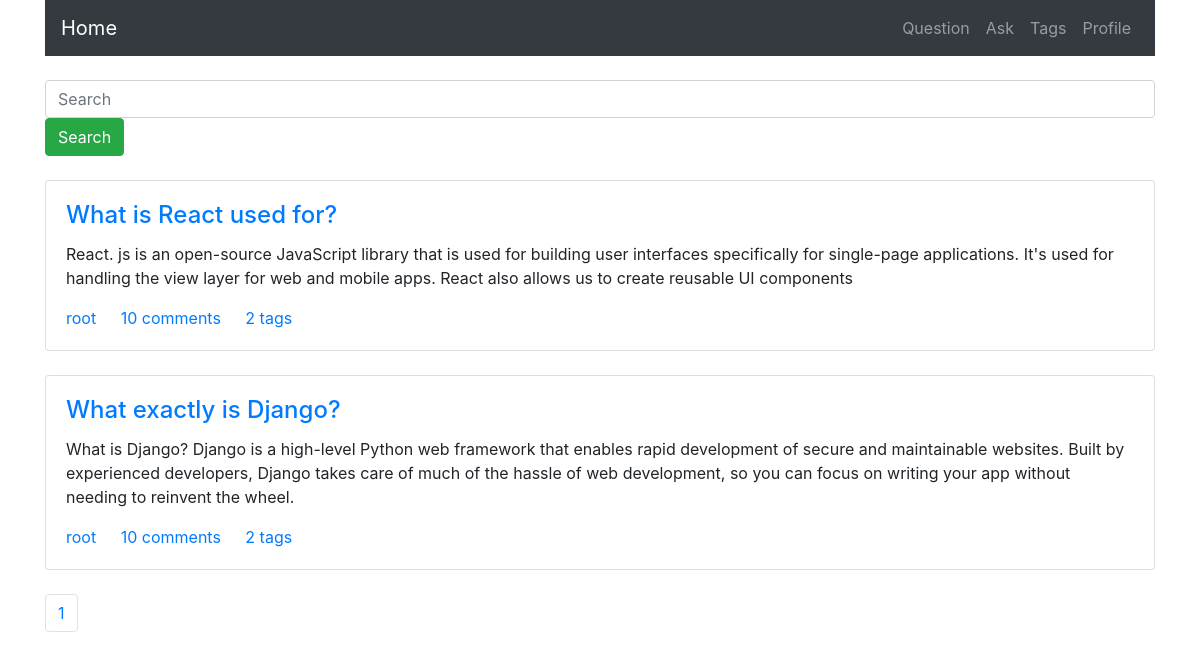
The page / on the database its author committed.
### main/models.py (models this page shows)
class Question(models.Model):
    user = models.ForeignKey(User,on_delete=models.CASCADE)
    title = models.CharField(max_length=250)
    tags = models.CharField(max_length=20,default='')
    detail = models.TextField()
    created_date = models.DateTimeField(auto_now_add=True)
    def __str__(self):
        return self.title

### main/views.py (the view)
# urls.py: path('',views.home,name='home'),
def home(request):
    if 'q' in request.method == 'GET':
        q = request.GET.get('q')
        questions = Question.objects.filter(title__icontains=q).order_by('-id')
    else:
        questions = Question.objects.all().order_by('-id')
    print(questions)
    paginator = Paginator(questions,2)
    page_num = request.GET.get('page',1)
    questions = paginator.page(page_num)
    context = {
        'questions':questions,
    }
    return render(request,'main/home.html',context)

### main/templates/main/home.html (shortened to what this page needs)
{% load static %}
<!DOCTYPE html>
<html lang="en">
<head>
  <link rel="stylesheet" href="https://maxcdn.bootstrapcdn.com/bootstrap/4.5.2/css/bootstrap.min.css">
</head>
<body>
    <div class="container">
            <nav class="navbar navbar-expand-sm bg-dark navbar-dark">
                <a class="navbar-brand" href="#">Home</a>
                <ul class="navbar-nav ml-auto">
                  <li class="nav-item">
                    <a class="nav-link" href="#">Question</a>
                  </li>
                  <li class="nav-item">
                    <a class="nav-link" href="#">Ask</a>
                  </li>
                  <li class="nav-item">
                    <a class="nav-link" href="#">Tags</a>
                  </li>
                  <li class="nav-item">
                    <a class="nav-link" href="#">Profile</a>
                  </li>
                </ul>
              </nav>
              <br>
              <form >
                <input class="form-control mr-sm-2" name="q" type="text" placeholder="Search">
                <button class="btn btn-success"  type="submit">Search</button>
              </form>
              <br>
      {% if questions %}
        {% for question in questions %}
        <div class="card">
          <div class="card-body">
            <h4 class="card-title"><a href="/detail/{{question.id}}/">{{question.title}}</a></h4>
            <p class="card-text">{{question.detail}}</p>
            <a href="#" class="card-link">{{question.user.username}}</a>
            <a href="#" class="card-link">10 comments</a>
            <a href="#" class="card-link">2 tags</a>
          </div>
        </div>
        <br>
        {% endfor %}
      {% endif %}
      {% if questions %}
        <ul class="pagination">
          {% for i in questions.paginator.page_range %}
          {% if page.number == i %}
          <li class="page-item active"><a class="page-link" href="">{{i}}</a></li>
          {% else %}
          <li class="page-item"><a class="page-link" href="?page={{i}}">{{i}}</a></li>
          {% endif %}
          {% endfor %}
        </ul>
        {% endif %}
      </div>
  </body>
  </html>

### rows shown on the page
Question: title "What is React used for?", detail "React. js is an open-source JavaScript library that is used for building user interfaces specifically for single-page applications. It's used for handling the view layer for web and mobile apps. React also allows us to create reusable UI components", user.username "root"
Question: title "What exactly is Django?", detail "What is Django? Django is a high-level Python web framework that enables rapid development of secure and maintainable websites. Built by experienced developers, Django takes care of much of the hassle of web development, so you can focus on writing your app without needing to reinvent the wheel.", user.username "root"

### other values the page prints
{{ i }} "1"
